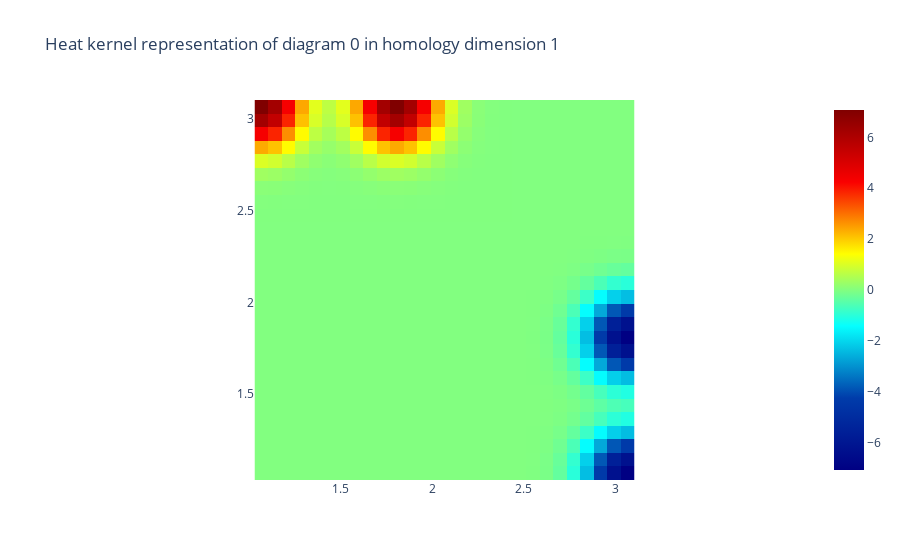

Write notebook code for a chart like this one.
### Code cell
from gtda.diagrams import HeatKernel
heat = HeatKernel(sigma=.15, n_bins=28, n_jobs=-1) 
im8_heat = heat.fit_transform(im8_scaled) # Visualise the heat kernel for H1 
heat.plot(im8_heat, homology_dimension_idx=1, colorscale='jet')

### Figure 1 — Plotly figure (JSON) as saved in the notebook; plotly's stock layout.template omitted (floating-point values rounded to 4 significant figures; data arrays with more than 128 entries replaced by an {"elided": "..."} marker saying what was removed)
{"data": [{"colorscale": [[0, "rgb(0,0,131)"], [0.2, "rgb(0,60,170)"], [0.4, "rgb(5,255,255)"], [0.6, "rgb(255,255,0)"], [0.8, "rgb(250,0,0)"], [1, "rgb(128,0,0)"]], "type": "heatmap", "x": [1.068, 1.142, 1.216, 1.29, 1.364, 1.438, 1.512, 1.586, 1.66, 1.734, 1.808, 1.882, 1.956, 2.03, 2.105, 2.179, 2.253, 2.327, 2.401, 2.475, 2.549, 2.623, 2.697, 2.771, 2.845, 2.919, 2.993, 3.068], "y": [3.068, 2.993, 2.919, 2.845, 2.771, 2.697, 2.623, 2.549, 2.475, 2.401, 2.327, 2.253, 2.179, 2.105, 2.03, 1.956, 1.882, 1.808, 1.734, 1.66, 1.586, 1.512, 1.438, 1.364, 1.29, 1.216, 1.142, 1.068], "z": {"elided": "28x28 float values"}}], "layout": {"plot_bgcolor": "white", "title": {"text": "Heat kernel representation of diagram 0 in homology dimension 1"}, "xaxis": {"constrain": "domain", "scaleanchor": "y"}, "yaxis": {"autorange": true, "constrain": "domain"}}}
